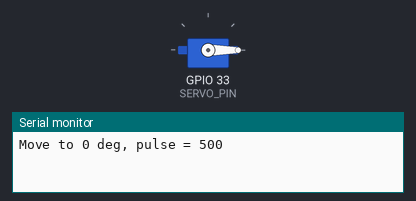
Simulated run of this sketch. Board: ESP32. Parts: servo, the last lines printed to the serial monitor. Wiring (inferred from the names in the program): servo: signal GPIO 33. Servo pulses on a pin are drawn as a servo (544–2400 µs = 0–180°).

Above: at 1.1 s.
At 6.3 s:
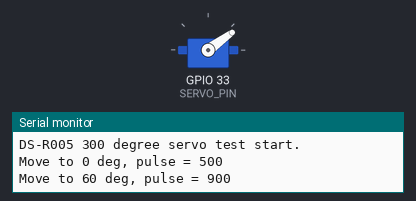
At 20.7 s:
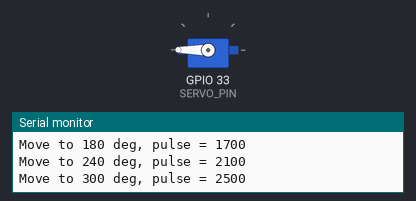
At 37.1 s:
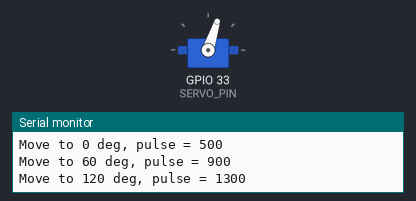
Timing chart, 0 to 38.6 s (numbered marks = the images above):
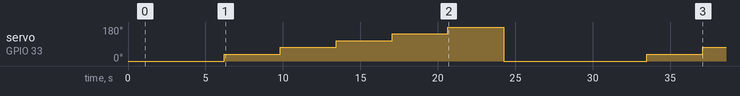

Measured:
- by itself, servo on GPIO 33 (SERVO_PIN): 0° → 36° at 6.2 s, → 72° 3.6 s later, → 108° 3.6 s later, → 144° 3.6 s later, … (8 changes in this stretch)

The sketch:

Servo_60deg_Test.ino
```cpp
#include <Arduino.h>

// ---------------------------------------------------------------------------
// DS-R005 300-degree positional servo test
// Board: Arduino GIGA R1 WiFi
//
// Wiring:
//   Servo signal -> GIGA D33
//   Servo VCC    -> external regulated 5V-6V
//   Servo GND    -> common GND with GIGA
//
// Behavior:
//   Reset to 0 degrees.
//   Move 60 degrees every 3 seconds until 300 degrees.
//   Reset to 0 degrees, wait 5 seconds, repeat.
// ---------------------------------------------------------------------------

constexpr uint8_t SERVO_PIN = 33;

// 300-degree servo PWM range verified on your DS-R005 test.
constexpr int SERVO_MIN_US = 500;
constexpr int SERVO_MAX_US = 2500;

constexpr int MIN_ANGLE = 0;
constexpr int MAX_ANGLE = 300;
constexpr int STEP_ANGLE = 60;

constexpr unsigned long STOP_EACH_STEP_MS = 3000;
constexpr unsigned long RESET_WAIT_MS = 5000;
constexpr unsigned long MOVE_SETTLE_MS = 600;
constexpr unsigned long SERVO_FRAME_US = 20000;

int angleToPulseUs(int angle) {
  angle = constrain(angle, MIN_ANGLE, MAX_ANGLE);
  return map(angle, MIN_ANGLE, MAX_ANGLE, SERVO_MIN_US, SERVO_MAX_US);
}

void sendServoPulse(int pulseUs) {
  digitalWrite(SERVO_PIN, HIGH);
  delayMicroseconds(pulseUs);

  digitalWrite(SERVO_PIN, LOW);
  delayMicroseconds(SERVO_FRAME_US - pulseUs);
}

void holdAngle(int angle, unsigned long durationMs) {
  const int pulseUs = angleToPulseUs(angle);
  const unsigned long start = millis();

  while (millis() - start < durationMs) {
    sendServoPulse(pulseUs);
  }
}

void moveToAngle(int angle) {
  const int pulseUs = angleToPulseUs(angle);

  Serial.print(F("Move to "));
  Serial.print(angle);
  Serial.print(F(" deg, pulse = "));
  Serial.println(pulseUs);

  holdAngle(angle, MOVE_SETTLE_MS);
}

void setup() {
  Serial.begin(115200);
  delay(1000);

  pinMode(SERVO_PIN, OUTPUT);

  moveToAngle(0);
  holdAngle(0, 1000);

  Serial.println(F("DS-R005 300 degree servo test start."));
}

void loop() {
  for (int angle = MIN_ANGLE; angle <= MAX_ANGLE; angle += STEP_ANGLE) {
    moveToAngle(angle);
    holdAngle(angle, STOP_EACH_STEP_MS);
  }

  moveToAngle(0);
  holdAngle(0, RESET_WAIT_MS);
}
```
